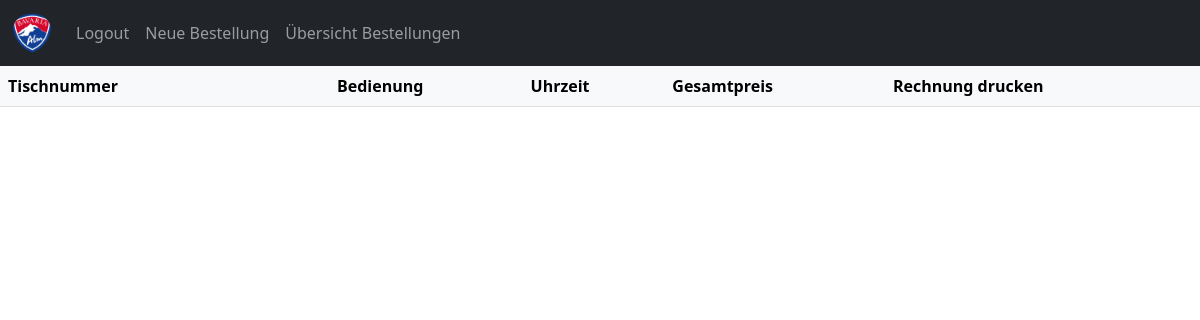
The app's page /overview/ (signed in), older data.
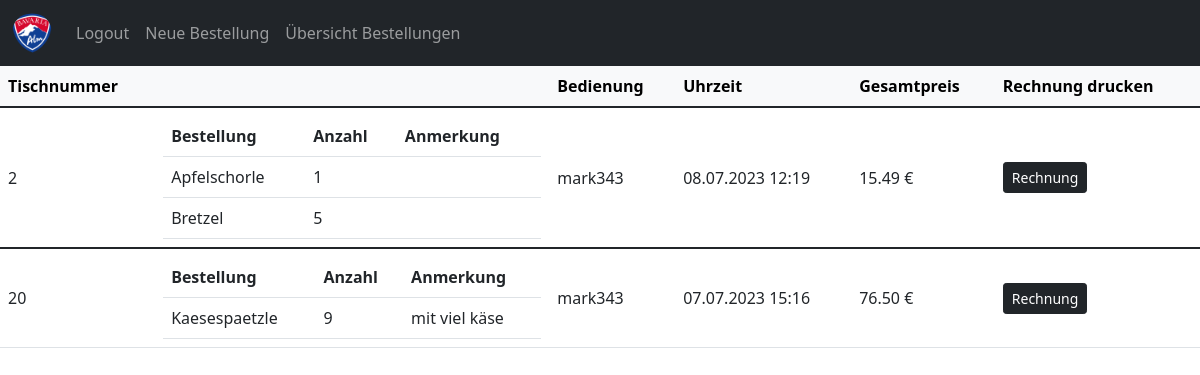
The same page, newer data.
### order/models.py (models this page shows, shortened)
class Bestellung(models.Model):
    tisch_nr = models.IntegerField()
    uhrzeit = models.DateTimeField(auto_now_add=True)
    bedienung = models.ForeignKey(User, on_delete=models.CASCADE)
    gesamtpreis = models.DecimalField(max_digits=7, decimal_places=2)

class Bestellposition(models.Model):
    id_bestellung = models.ForeignKey(Bestellung, on_delete=models.CASCADE)
    speise = models.ForeignKey(Speisekarte, on_delete=models.CASCADE)
    preis = models.FloatField()
    anzahl = models.IntegerField()
    anmerkung = models.CharField(max_length=200, blank=True)

class Speisekarte(models.Model):
    name = models.CharField(max_length=50)
    id_name = models.CharField(max_length=30)
    kategorie = models.IntegerField(blank=True, null=True)
    preis = models.FloatField()
    anzahl = models.IntegerField()
    anzahl_bestellt = models.IntegerField(default=0)
    limit = models.BooleanField()
    verfuegbar = models.BooleanField()
    def __str__(self):
        return self.name

### overview/views.py (the view)
# urls.py: path('overview/', include('overview.urls')),
@login_required(login_url='home')
def overview(request):
    pos_query = Bestellposition.objects.all().order_by('-id').select_related('id_bestellung').select_related('speise')
    queryset = collections.defaultdict(list)
    for item in pos_query:
        queryset[item.id_bestellung].append(item)
    context = {
        "queryset": dict(queryset)
    }
    return render(request, 'overview/overview.html', context)

### overview/templates/overview/overview.html (shortened to what this page needs)
{% extends 'base.html' %}
{% block content %}
        <div class="table responsive">
            <table class="table table-hover table align-middle">
                <thead class="table-light">
                    <tr>
                        <th>Tischnummer</th>
                        <th></th>
                        <th></th>
                        <th></th>
                        <th>Bedienung</th>
                        <th>Uhrzeit</th>
                        <th>Gesamtpreis</th>
                        <th>Rechnung drucken</th>
                    </tr>
                </thead>
                    {% for bestellung, position in queryset.items %}
                        <tbody>
                            <tr>
                                <td>{{ bestellung.tisch_nr }}</td>
                                <td colspan="3">
                                    <table class="table mb-0">
                                        <tr>
                                            <th>Bestellung</th>
                                            <th>Anzahl</th>
                                            <th>Anmerkung</th>
                                        </tr>
                                        {% for pos in position %}
                                            <tr>
                                                <td>{{ pos.speise }}</td>
                                                <td>{{ pos.anzahl }}</td>
                                                <td>{{ pos.anmerkung }}</td>
                                            </tr>
                                        {% endfor %}
                                    </table>
                                </td>
                                <td>{{ bestellung.bedienung }}</td>
                                <td>{{ bestellung.uhrzeit|date:'d.m.Y H:i' }}</td>
                                <td>{{ bestellung.gesamtpreis }} €</td>
                                <td><a href="/overview/bill?{{ bestellung.id }}" class="btn btn-sm btn-dark"> Rechnung </a> </td>
                            </tr>
                        </tbody>
                    {% endfor %}
            </table>
        </div>
{% endblock %}

### templates/base.html (shortened to what this page needs)
<!DOCTYPE html>
<html lang="en">
<head>
    {% load static %}
    <link href="https://cdn.jsdelivr.net/npm/bootstrap@5.1.3/dist/css/bootstrap.min.css" rel="stylesheet"/>
</head>
<body>
<header>
    <nav class="navbar navbar-expand-sm bg-dark navbar-dark">
        <div class="container-fluid">
            <a class="navbar-brand" href="/">
                <img src="../../static/images/logo.jpg" alt="Logo" style="width:40px;" class="rounded-pill"></a>
            <div class="collapse navbar-collapse" id="collapsibleNavbar">
                <ul class="navbar-nav">
                    {% if user.is_authenticated %}
                        <li class="nav-item">
                            <a class="nav-link" href="/logout">Logout</a>
                        </li>
                    {% endif %}
                    <li class="nav-item">
                        <a class="nav-link" href="/order">Neue Bestellung</a>
                    </li>
                    <li class="nav-item">
                        <a class="nav-link" href="/overview">Übersicht Bestellungen</a>
                    </li>
                </ul>
            </div>
        </div>
    </nav>
</header>
{% block content %}
{% endblock %}
</body>
</html>

Row changes from the older to the newer data that the page shows:
added Bestellung: tisch_nr "2", bedienung "mark343", uhrzeit "08.07.2023 12:19", gesamtpreis "15.49"
added Bestellposition: speise "Apfelschorle", anzahl "1", shown under "2"
added Bestellposition: speise "Bretzel", anzahl "5", shown under "2"
added Bestellung: tisch_nr "20", bedienung "mark343", uhrzeit "07.07.2023 15:16", gesamtpreis "76.50"
added Bestellposition: speise "Kaesespaetzle", anzahl "9", anmerkung "mit viel käse", shown under "20"
